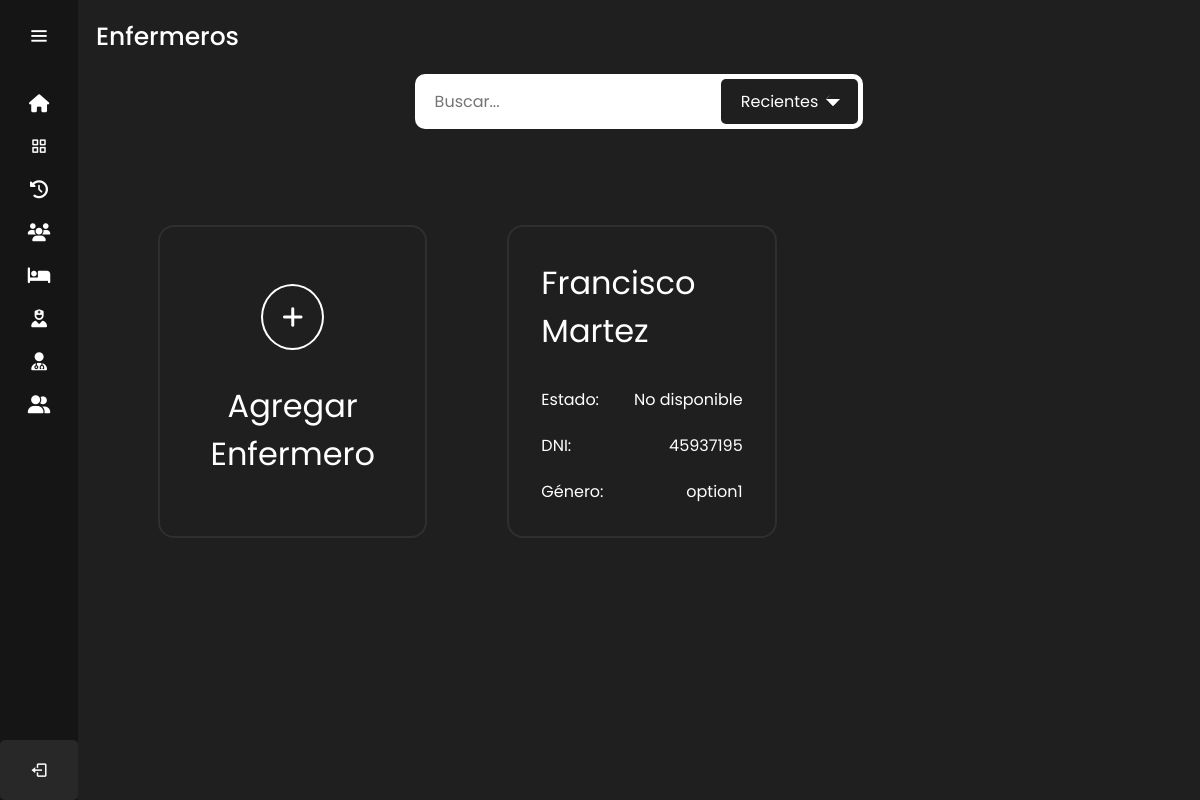
The app's page /enfermeros/ (signed in) with its own data.
### sitio/models.py (models this page shows)
class Enfermeros(models.Model):
    DNI = models.CharField(max_length=8)
    nombre = models.CharField(max_length=255)
    apellido = models.CharField(max_length=255)
    direccion = models.TextField()
    email = models.EmailField()
    fecha_nacimiento=models.DateField()
    genero=models.CharField(max_length=12, default='masculino')
    telefono = models.CharField(max_length=12)
    lunesMI = models.TimeField(null=True)
    lunesMF = models.TimeField(null=True)
    lunesTI = models.TimeField(null=True)
    lunesTF = models.TimeField(null=True)
    martesMI = models.TimeField(null=True)
    martesMF = models.TimeField(null=True)
    martesTI = models.TimeField(null=True)
    martesTF = models.TimeField(null=True)
    miercolesMI = models.TimeField(null=True)
    miercolesMF = models.TimeField(null=True)
    miercolesTI = models.TimeField(null=True)
    miercolesTF = models.TimeField(null=True)
    juevesMI = models.TimeField(null=True)
    juevesMF = models.TimeField(null=True)
    juevesTI = models.TimeField(null=True)
    juevesTF = models.TimeField(null=True)
    viernesMI = models.TimeField(null=True)
    viernesMF = models.TimeField(null=True)
    viernesTI = models.TimeField(null=True)
    viernesTF = models.TimeField(null=True)
    sabadoMI = models.TimeField(null=True)
    sabadoMF = models.TimeField(null=True)
    sabadoTI = models.TimeField(null=True)
    sabadoTF = models.TimeField(null=True)
    domingoMI = models.TimeField(null=True)
    domingoMF = models.TimeField(null=True)
    domingoTI = models.TimeField(null=True)
    domingoTF = models.TimeField(null=True)

### sitio/views.py (the view)
# urls.py: path('enfermeros/',login_required(views.enfermeros),name='enfermeros'),
@user_passes_test(is_medico_admin)
def enfermeros (request):
    enfermeross=Enfermeros.objects.all()
    return render(request, 'enfermeros.html',{'enfermeros':enfermeross})

### sitio/views.py (called while the page is built)
def is_medico_admin(user):
    return (
        user.groups.filter(name='Médico').exists() or
        user.groups.filter(name='ADMIN').exists()
    )

### sitio/templates/enfermeros.html (shortened to what this page needs)
{% extends 'layouts/nav.html' %} {% load static %}
{% block content %}
<head>
    <link rel="stylesheet" href="{% static '/styles/pacientes_medicos_enfermeros_styles.css' %}" />
    <link
      rel="stylesheet"
      href="https://use.fontawesome.com/releases/v5.15.4/css/all.css"
    />
  </head>
  <div class="text">Enfermeros</div>
  <div class="container_filtros_busqueda">
    <div class="filtros_busqueda">
        <form action="#">
            <div class="input_box">
                <input type="text" placeholder="Buscar..." required>
                <div class="selection"><p>Recientes</p><span></span></div>
            </div>
        </form>
    </div>
  </div>
  <div class="container_pacientes_medicos_enfermeros">
    <a href="/agregar_enfermero" class="agregar_paciente_medico_enfermero">
      <div class="icon_agregar_paciente_medico_enfermero"><i class="fa-solid fa-plus"></i></div>
      <div class="title_paciente_medico_enfermero">Agregar Enfermero</div>
    </a>
  {% for enfermero in enfermeros %}
    <a href="{% url 'perfil_enfermero' enfermero.id %}" class="paciente_medico_enfermero">
        <div class="title_paciente_medico_enfermero">{{ enfermero.nombre }} {{enfermero.apellido}}</div>
        <div class="extra_info_paciente_medico_enfermero">
          <div class="flex_info">
            <p>Estado: </p>
            <p>No disponible</p>
          </div>
          <div class="flex_info">
            <p>DNI: </p>
            <p>{{ enfermero.DNI }}</p>
          </div>
          <div class="flex_info">
            <p>Género: </p>
            <p>{{ enfermero.genero }}</p>
          </div>
        </div>
    </a>
    {% endfor %}
  </div>
{% endblock %}

### sitio/static/Styles/nav_styles.css (style rules this page uses)
body { position: relative; }
:root { --color-default:#151515; --color-second:#292828; --color-white:#fff; --color-body:#1F1F1F; --color-light:#e0e0e0; --color-text:#fff; }
* { padding: 0%; margin: 0%; box-sizing: border-box; font-family: 'Poppins', sans-serif; }
body { min-height: 100vh; }
.home-section .text { display: inline-block; color:var(--color-text); font-size: 25px; font-weight: 500; margin: 18px; }

### sitio/static/Styles/pacientes_medicos_enfermeros_styles.css (style rules this page uses)
.filtros_busqueda { background-color: #fff; border-radius: 10px; padding: 5px; width: 40%; margin: 0 auto 2em; }
.filtros_busqueda form .input_box { width: 100%; display: flex; align-items: center; position: relative; }
.filtros_busqueda form .input_box input { width: 100%; font-size: 1em; padding: 10px 15px; border: none; outline: none; }
.filtros_busqueda form .selection { background-color: #1f1f1f; padding: 10px 20px; border-radius: 5px; cursor: pointer; display: flex; align-items: center; }
.filtros_busqueda form .selection p { font-size: 1em; color: #fff; }
.filtros_busqueda form .selection span { border-right: 5px solid #fff; border-bottom: 5px solid #fff; border-left: 5px solid #1f1f1f; border-top: 5px solid #1f1f1f; display: inline-block; rotate: 45deg; margin-left: 10px; margin-bottom: 5px; }
.container_pacientes_medicos_enfermeros { display: grid; grid-template-columns: 28% 28% 28%; gap: 5em; padding: 4em 5em; }
.icon_agregar_paciente_medico_enfermero { padding: .8em; border: 2px solid white; border-radius: 100%; font-size: 1.5em; }
.agregar_paciente_medico_enfermero { display: flex; flex-direction: column; align-items: center; justify-content: center; gap: 2em; padding: 2em; color: white; border: 2px solid #2F2F2F; border-radius: 1em; text-decoration: none; text-align: center; }
.paciente_medico_enfermero { display: flex; flex-direction: column; gap: 2em; padding: 2em; color: white; border: 2px solid #2F2F2F; border-radius: 1em; text-decoration: none; }
.title_paciente_medico_enfermero { font-size: 2em; }
.extra_info_paciente_medico_enfermero { display: flex; flex-direction: column; gap: 1.3em; }
.flex_info { display: flex; flex-wrap: wrap; justify-content: space-between; }

### records on screen
Enfermeros: nombre "Francisco", apellido "Martez", DNI "45937195", genero "option1"
